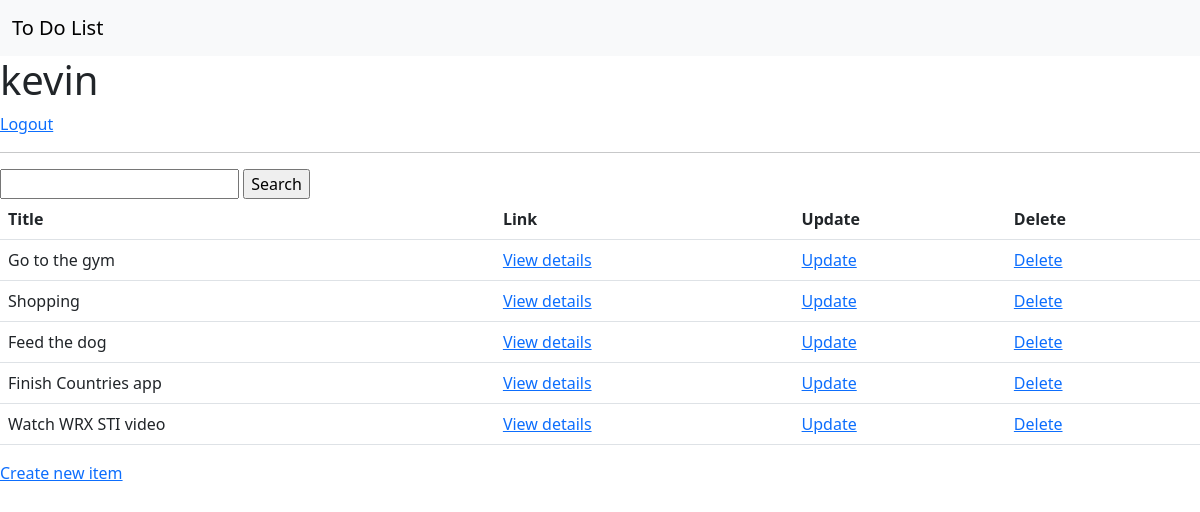
The app's page / (signed in) with its own data.
### base/models.py (models this page shows, shortened)
class Task(models.Model):
    user = models.ForeignKey(User, on_delete=models.CASCADE)
    title = models.CharField(max_length=200)
    details = models.TextField(null=True, blank=True)
    complete = models.BooleanField(default=False)
    created = models.DateTimeField(auto_now_add=True)
    class Meta:
        ordering = ['complete', ]

### base/views.py (the view)
# urls.py: path('', List.as_view(), name='list'),
class List(LoginRequiredMixin, ListView):
    model = Task
    template_name = 'list.html'
    context_object_name = 'tasks'
    def get_context_data(self, **kwargs):
        context = super().get_context_data(**kwargs)
        context['tasks'] = context['tasks'].filter(user=self.request.user)
        context['count'] = context['tasks'].filter(complete=False).count()
        search_input = self.request.GET.get('search_area') or ''
        if search_input:
            context['tasks'] = context['tasks'].filter(title__icontains=search_input)
        context['search_input'] = search_input
        return context

### base/templates/list.html (shortened to what this page needs)
{% extends 'base.html' %}
{% block content %}
{% if request.user.is_authenticated %}
<h1>{{request.user}}</h1>
<a href="{% url 'logout' %}">Logout</a>
{% else %}
<a href="{% url 'login' %}">Login</a>
{% endif %}
<hr>
<form method="GET">
    <input type="text" name="search_area" value="{{ search_input }}">
    <input type="submit" value="Search">
</form>
<table class="table">
  <thead>
    <tr>
      <th scope="col">Title</th>
      <th scope="col">Link</th>
      <th scope="col">Update</th>
      <th scope="col">Delete</th>
    </tr>
  </thead>
  <tbody>
  {% if not tasks %}
    <p>No item to display</p>
    {% else %}
    {% for item in tasks %}
    <tr>
        <td>{{ item.title }}</td>
        <td><a href="{% url 'detail' item.id %}">View details</a></td>
        <td><a href="{% url 'update' item.id %}">Update</a></td>
        <td><a href="{% url 'delete' item.id %}">Delete</a></td>
    </tr>
    {% endfor %}
    {% endif %}
  </tbody>
</table>
<p><a href="{% url 'create' %}">Create new item</a></p>
{% endblock %}

### records on screen
Task: title "Go to the gym"
Task: title "Shopping"
Task: title "Feed the dog"
Task: title "Finish Countries app"
Task: title "Watch WRX STI video"

### other values on screen
{{ request.user }} "kevin"
